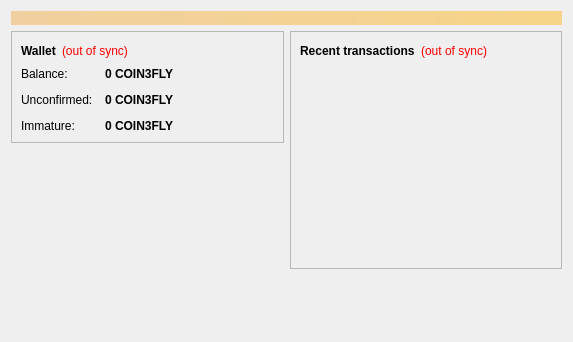
<?xml version="1.0" encoding="UTF-8"?>
<ui version="4.0">
 <class>OverviewPage</class>
 <widget class="QWidget" name="OverviewPage">
  <property name="geometry">
   <rect>
    <x>0</x>
    <y>0</y>
    <width>573</width>
    <height>342</height>
   </rect>
  </property>
  <property name="windowTitle">
   <string>Form</string>
  </property>
  <layout class="QVBoxLayout" name="topLayout">
   <item>
    <widget class="QLabel" name="labelAlerts">
     <property name="visible">
      <bool>false</bool>
     </property>
     <property name="styleSheet">
      <string notr="true">background-color: qlineargradient(x1: 0, y1: 0, x2: 1, y2: 0, stop:0 #F0D0A0, stop:1 #F8D488); color:#000000;</string>
     </property>
     <property name="wordWrap">
      <bool>true</bool>
     </property>
     <property name="margin">
      <number>3</number>
     </property>
    </widget>
   </item>
   <item>
    <layout class="QHBoxLayout" name="horizontalLayout" stretch="1,1">
     <item>
      <layout class="QVBoxLayout" name="verticalLayout_2">
       <item>
        <widget class="QFrame" name="frame">
         <property name="frameShape">
          <enum>QFrame::StyledPanel</enum>
         </property>
         <property name="frameShadow">
          <enum>QFrame::Raised</enum>
         </property>
         <layout class="QVBoxLayout" name="verticalLayout_4">
          <item>
           <layout class="QHBoxLayout" name="horizontalLayout_4">
            <item>
             <widget class="QLabel" name="label_5">
              <property name="font">
               <font>
                <weight>75</weight>
                <bold>true</bold>
               </font>
              </property>
              <property name="text">
               <string>Wallet</string>
              </property>
             </widget>
            </item>
            <item>
             <widget class="QLabel" name="labelWalletStatus">
              <property name="toolTip">
               <string>The displayed information may be out of date. Your wallet automatically synchronizes with the Coin3Fly network after a connection is established, but this process has not completed yet.</string>
              </property>
              <property name="styleSheet">
               <string notr="true">QLabel { color: red; }</string>
              </property>
              <property name="text">
               <string notr="true">(out of sync)</string>
              </property>
              <property name="alignment">
               <set>Qt::AlignLeading|Qt::AlignLeft|Qt::AlignVCenter</set>
              </property>
             </widget>
            </item>
            <item>
             <spacer name="horizontalSpacer_2">
              <property name="orientation">
               <enum>Qt::Horizontal</enum>
              </property>
              <property name="sizeHint" stdset="0">
               <size>
                <width>40</width>
                <height>20</height>
               </size>
              </property>
             </spacer>
            </item>
           </layout>
          </item>
          <item>
           <layout class="QFormLayout" name="formLayout_2">
            <property name="fieldGrowthPolicy">
             <enum>QFormLayout::AllNonFixedFieldsGrow</enum>
            </property>
            <property name="horizontalSpacing">
             <number>12</number>
            </property>
            <property name="verticalSpacing">
             <number>12</number>
            </property>
            <item row="0" column="0">
             <widget class="QLabel" name="label">
              <property name="text">
               <string>Balance:</string>
              </property>
             </widget>
            </item>
            <item row="0" column="1">
             <widget class="QLabel" name="labelBalance">
              <property name="font">
               <font>
                <weight>75</weight>
                <bold>true</bold>
               </font>
              </property>
              <property name="cursor">
               <cursorShape>IBeamCursor</cursorShape>
              </property>
              <property name="toolTip">
               <string>Your current balance</string>
              </property>
              <property name="text">
               <string notr="true">0 COIN3FLY</string>
              </property>
              <property name="textInteractionFlags">
               <set>Qt::LinksAccessibleByMouse|Qt::TextSelectableByKeyboard|Qt::TextSelectableByMouse</set>
              </property>
             </widget>
            </item>
            <item row="1" column="0">
             <widget class="QLabel" name="label_3">
              <property name="text">
               <string>Unconfirmed:</string>
              </property>
             </widget>
            </item>
            <item row="1" column="1">
             <widget class="QLabel" name="labelUnconfirmed">
              <property name="font">
               <font>
                <weight>75</weight>
                <bold>true</bold>
               </font>
              </property>
              <property name="cursor">
               <cursorShape>IBeamCursor</cursorShape>
              </property>
              <property name="toolTip">
               <string>Total of transactions that have yet to be confirmed, and do not yet count toward the current balance</string>
              </property>
              <property name="text">
               <string notr="true">0 COIN3FLY</string>
              </property>
              <property name="textInteractionFlags">
               <set>Qt::LinksAccessibleByMouse|Qt::TextSelectableByKeyboard|Qt::TextSelectableByMouse</set>
              </property>
             </widget>
            </item>
            <item row="2" column="0">
             <widget class="QLabel" name="labelImmatureText">
              <property name="text">
               <string>Immature:</string>
              </property>
             </widget>
            </item>
            <item row="2" column="1">
             <widget class="QLabel" name="labelImmature">
              <property name="font">
               <font>
                <weight>75</weight>
                <bold>true</bold>
               </font>
              </property>
              <property name="toolTip">
               <string>Mined balance that has not yet matured</string>
              </property>
              <property name="text">
               <string notr="true">0 COIN3FLY</string>
              </property>
              <property name="textInteractionFlags">
               <set>Qt::LinksAccessibleByMouse|Qt::TextSelectableByKeyboard|Qt::TextSelectableByMouse</set>
              </property>
             </widget>
            </item>
           </layout>
          </item>
         </layout>
        </widget>
       </item>
       <item>
        <spacer name="verticalSpacer">
         <property name="orientation">
          <enum>Qt::Vertical</enum>
         </property>
         <property name="sizeHint" stdset="0">
          <size>
           <width>20</width>
           <height>40</height>
          </size>
         </property>
        </spacer>
       </item>
      </layout>
     </item>
     <item>
      <layout class="QVBoxLayout" name="verticalLayout_3">
       <item>
        <widget class="QFrame" name="frame_2">
         <property name="frameShape">
          <enum>QFrame::StyledPanel</enum>
         </property>
         <property name="frameShadow">
          <enum>QFrame::Raised</enum>
         </property>
         <layout class="QVBoxLayout" name="verticalLayout">
          <item>
           <layout class="QHBoxLayout" name="horizontalLayout_2">
            <item>
             <widget class="QLabel" name="label_4">
              <property name="text">
               <string>&lt;b&gt;Recent transactions&lt;/b&gt;</string>
              </property>
             </widget>
            </item>
            <item>
             <widget class="QLabel" name="labelTransactionsStatus">
              <property name="toolTip">
               <string>The displayed information may be out of date. Your wallet automatically synchronizes with the Coin3Fly network after a connection is established, but this process has not completed yet.</string>
              </property>
              <property name="styleSheet">
               <string notr="true">QLabel { color: red; }</string>
              </property>
              <property name="text">
               <string notr="true">(out of sync)</string>
              </property>
              <property name="alignment">
               <set>Qt::AlignRight|Qt::AlignTrailing|Qt::AlignVCenter</set>
              </property>
             </widget>
            </item>
            <item>
             <spacer name="horizontalSpacer">
              <property name="orientation">
               <enum>Qt::Horizontal</enum>
              </property>
              <property name="sizeHint" stdset="0">
               <size>
                <width>40</width>
                <height>20</height>
               </size>
              </property>
             </spacer>
            </item>
           </layout>
          </item>
          <item>
           <widget class="QListView" name="listTransactions">
            <property name="styleSheet">
             <string notr="true">QListView { background: transparent; }</string>
            </property>
            <property name="frameShape">
             <enum>QFrame::NoFrame</enum>
            </property>
            <property name="verticalScrollBarPolicy">
             <enum>Qt::ScrollBarAlwaysOff</enum>
            </property>
            <property name="horizontalScrollBarPolicy">
             <enum>Qt::ScrollBarAlwaysOff</enum>
            </property>
            <property name="selectionMode">
             <enum>QAbstractItemView::NoSelection</enum>
            </property>
           </widget>
          </item>
         </layout>
        </widget>
       </item>
       <item>
        <spacer name="verticalSpacer_2">
         <property name="orientation">
          <enum>Qt::Vertical</enum>
         </property>
         <property name="sizeHint" stdset="0">
          <size>
           <width>20</width>
           <height>40</height>
          </size>
         </property>
        </spacer>
       </item>
      </layout>
     </item>
    </layout>
   </item>
  </layout>
 </widget>
 <resources/>
 <connections/>
</ui>
